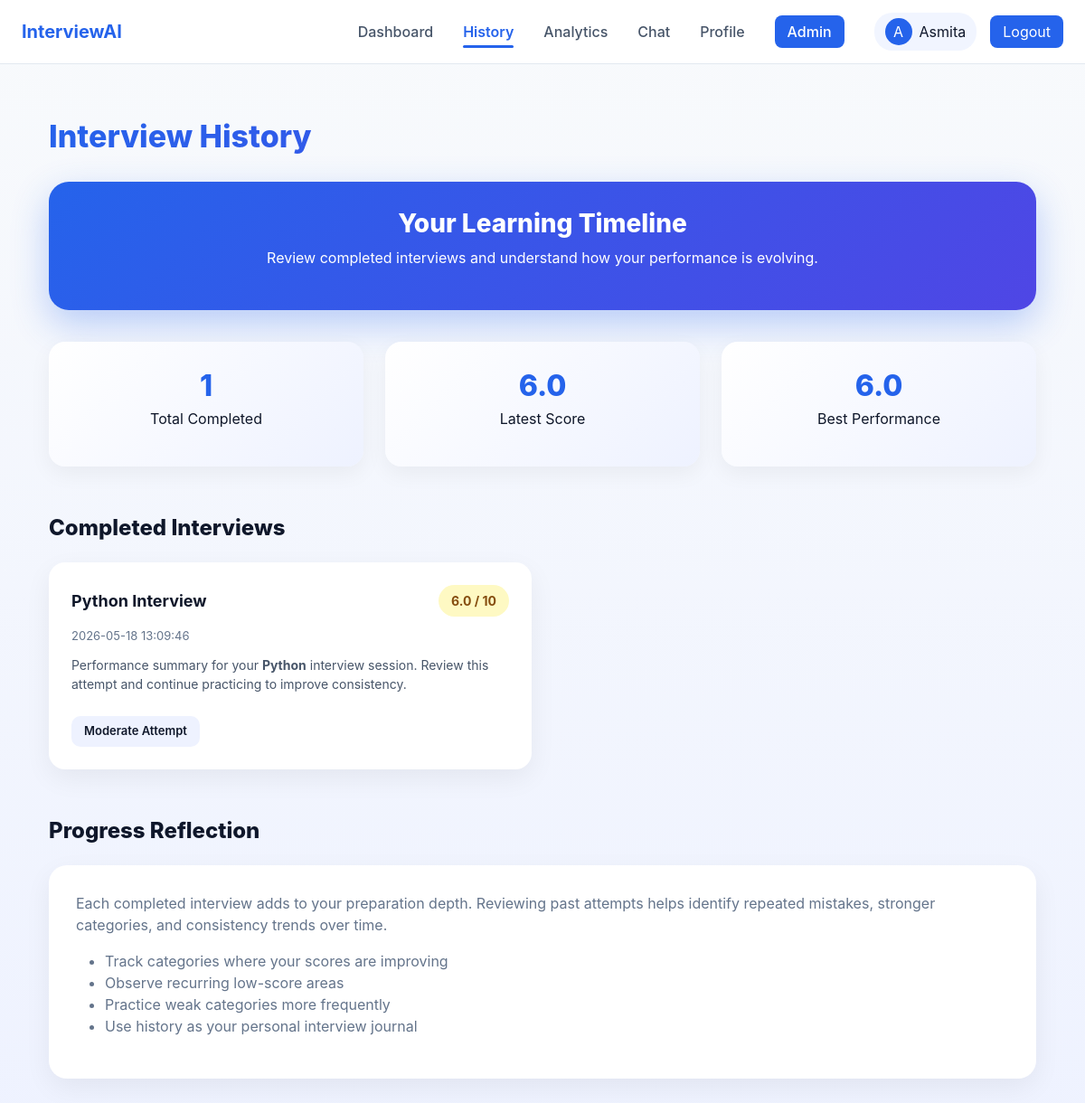
The app's page /history (signed in) with its own data.
### tables this page shows
CREATE TABLE interview_history (
    id INTEGER PRIMARY KEY AUTOINCREMENT,
    user_id INTEGER,
    category TEXT,
    score REAL,
    date TIMESTAMP DEFAULT CURRENT_TIMESTAMP
);

### app.py (the view)
@app.route("/history")
def history():
    if "user_id" not in session:
        return redirect("/login")
    db = get_db()
    cur = db.cursor()
    cur.execute(
        "SELECT category,score,date FROM interview_history WHERE user_id=? ORDER BY date DESC",
        (session["user_id"],)
    )
    raw = cur.fetchall()
    interviews = []
    for row in raw:
        interviews.append({
            "category": row["category"],
            "score": safe_num(row["score"]),
            "date": row["date"]
        })
    return render_template("history.html", interviews=interviews)

### app.py (called while the page is built)
def get_db():
    conn = sqlite3.connect("interview.db")
    conn.row_factory = sqlite3.Row
    return conn

def safe_num(value, default=0):
    try:
        return float(str(value).strip().replace("/10",""))
    except:
        return default

### templates/history.html (shortened to what this page needs)
{% extends "site_base.html" %}
{% block content %}
<div class="history-wrapper">
<div class="history-title">Interview History</div>
<div class="history-hero">
<h3>Your Learning Timeline</h3>
<p>Review completed interviews and understand how your performance is evolving.</p>
</div>
{% if interviews %}
<div class="row g-4 mb-4">
<div class="col-md-4">
<div class="summary-box">
<div class="summary-number">{{interviews|length}}</div>
<p>Total Completed</p>
</div>
</div>
<div class="col-md-4">
<div class="summary-box">
<div class="summary-number">{{ interviews[-1].score }}</div>
<p>Latest Score</p>
</div>
</div>
<div class="col-md-4">
<div class="summary-box">
<div class="summary-number">
{% set best = interviews|map(attribute='score')|max %}
{{best}}
</div>
<p>Best Performance</p>
</div>
</div>
</div>
<div class="section-title">Completed Interviews</div>
<div class="row g-4">
{% for interview in interviews|reverse %}
<div class="col-md-6">
<div class="history-card">
<div class="history-header">
<div class="category">{{interview.category}} Interview</div>
{% if interview.score >= 8 %}
<span class="score score-high">{{interview.score}} / 10</span>
{% elif interview.score >= 5 %}
<span class="score score-medium">{{interview.score}} / 10</span>
{% else %}
<span class="score score-low">{{interview.score}} / 10</span>
{% endif %}
</div>
<div class="date">{{interview.date}}</div>
<div class="desc">
Performance summary for your <b>{{interview.category}}</b> interview session.
Review this attempt and continue practicing to improve consistency.
</div>
{% if interview.score >= 8 %}
<div class="badge-box">Strong Attempt</div>
{% elif interview.score >= 5 %}
<div class="badge-box">Moderate Attempt</div>
{% else %}
<div class="badge-box">Needs Improvement</div>
{% endif %}
</div>
</div>
{% endfor %}
</div>
<div class="section-title">Progress Reflection</div>
<div class="card-ui">
<p class="subtext">
Each completed interview adds to your preparation depth. Reviewing past attempts helps identify repeated mistakes, stronger categories, and consistency trends over time.
</p>
<ul class="subtext mt-3">
<li>Track categories where your scores are improving</li>
<li>Observe recurring low-score areas</li>
<li>Practice weak categories more frequently</li>
<li>Use history as your personal interview journal</li>
</ul>
</div>
{% endif %}
</div>
{% endblock %}

### templates/site_base.html (style rules this page uses)
body { font-family:Inter, Arial, sans-serif; background:linear-gradient(180deg,#f8fafc,#eef2ff); color:#0f172a; }

### templates/history.html (style rules this page uses)
.history-wrapper { width:100%; max-width:1400px; margin:auto; padding:30px; padding-bottom:100px; }
.history-title { font-size:34px; font-weight:800; background:linear-gradient(135deg,#2563eb,#4f46e5); -webkit-background-clip:text; -webkit-text-fill-color:transparent; margin-bottom:25px; }
.history-hero { padding:30px; border-radius:22px; background:linear-gradient(135deg,#2563eb,#4f46e5); color:white; text-align:center; margin-bottom:35px; box-shadow:0 15px 40px rgba(37,99,235,0.3); }
.history-hero h3 { font-size:28px; font-weight:800; }
.summary-box { padding:25px; border-radius:18px; background:linear-gradient(135deg,#ffffff,#eef2ff); text-align:center; box-shadow:0 8px 25px rgba(0,0,0,0.05); }
.summary-number { font-size:32px; font-weight:800; color:#2563eb; }
.history-card { background:white; padding:25px; border-radius:18px; box-shadow:0 10px 30px rgba(0,0,0,0.06); transition:0.25s; height:100%; }
.history-header { display:flex; justify-content:space-between; align-items:center; margin-bottom:12px; }
.category { font-size:18px; font-weight:700; }
.date { font-size:13px; color:#64748b; margin-bottom:12px; }
.score { padding:7px 14px; border-radius:20px; font-weight:700; font-size:14px; }
.score-medium { background:#fef9c3;color:#854d0e; }
.desc { font-size:14px; color:#475569; margin-bottom:15px; }
.badge-box { padding:7px 14px; border-radius:10px; background:#eef2ff; display:inline-block; font-size:13px; font-weight:600; margin-top:10px; }
.section-title { font-size:24px; font-weight:800; margin-top:50px; margin-bottom:20px; }
.card-ui { background:white; padding:30px; border-radius:20px; box-shadow:0 10px 30px rgba(0,0,0,0.06); }
.subtext { color:#64748b; }

### records on screen
interview_history: score "6.0", category "Python", date "2026-05-18 13:09:46", shows "Moderate Attempt"

### other values on screen
{{ session.username[0]|upper }} "A"
{{ session.username }} "Asmita"
{{ interviews|length }} "1"
{{ best }} "6.0"
